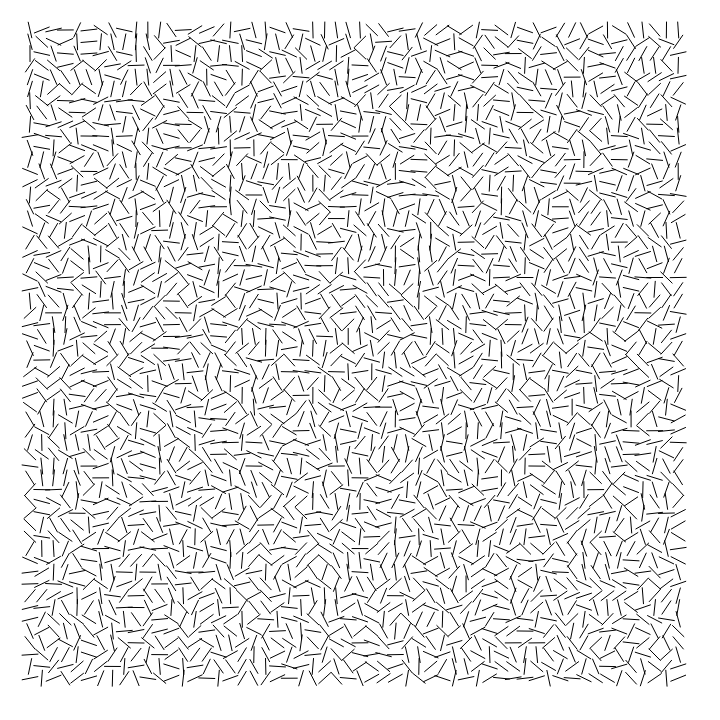
Frame 1 (no input)
Frame 60 (no input): identical to frame 1, image omitted
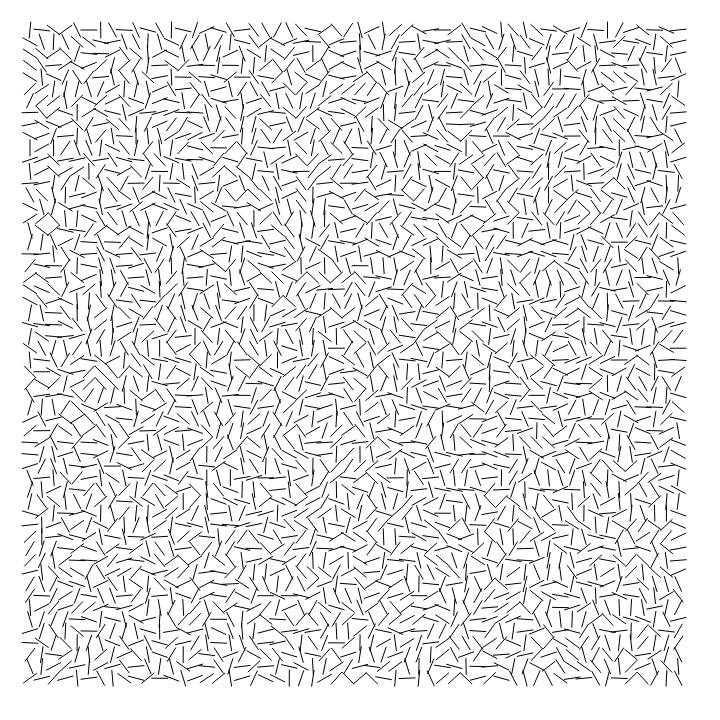
Frame 120 (the mouse pressed at the canvas centre since frame 60)

The p5.js sketch that drew these frames (run headless with seeded random() and noise() and a simulated clock; from frame 60 on, the mouse is pressed at the canvas centre):

// p5.js sketch
// ── sketch.js
var lines;
var rowCount = 56;
var linelen = 16;
var frame = 720;
var padding = 60;

function setup() {
	createCanvas(frame, frame);
	background(255);
	initLines();
}

function draw() {
}

function mousePressed() {
	background(255);
	initLines();
}

function initLines() {
	lines = [];
	for(var r = 0; r<rowCount; r++) {
		lines.push([])
		for(var c = 0; c<rowCount; c++) {
			lines[r].push(new Line(new Coord((padding/2) + r*((frame-padding)/rowCount), (padding/2) + c*((frame-padding)/rowCount))));
		}
	}

	hideRandom();

	for(var r=0; r<lines.length; r++) {
		for(var c=0; c<lines[r].length; c++) {
			lines[r][c].draw();
		}
	}
}

function hideRandom() {
	// choose random number of spots to hide
	var numHiddenSpots = constrain(round(randomGaussian(3,6)),0,15);
	for(var i=0; i<numHiddenSpots; i++) {
		var spread = randomGaussian(6,6)
		var vortex = new Coord(round(random(0,rowCount)), round(random(0,rowCount)));
		for(var r=vortex.x-(spread/2); r<vortex.x+(spread/2); r++) {
			for(var c=vortex.y-(spread/2); c<vortex.y+(spread/2); c++) {
				var rI = round(r+randomGaussian(0,2));
				var cI = round(c+randomGaussian(0,2))
				if(rI >= 0 && rI < rowCount && cI >= 0 && cI < rowCount)
					// if(random(0,10)>3)
					lines[rI][cI].hide = true;
			}
		}
	}
}

function Line(c) {
	this.center = c;
	this.angle = random(0,360);
	this.start = new Coord(this.center.x + cos(radians(this.angle))*(linelen/2),
		this.center.y + sin(radians(this.angle))*(linelen/2));
	this.end = new Coord(this.center.x + cos(radians(this.angle))*(linelen/2*-1),
		this.center.y + sin(radians(this.angle))*(linelen/2*-1));
	this.hide = false;

	this.draw = function() {
		if(!this.hide) {
			line(this.start.x, this.start.y, this.end.x, this.end.y);			
		}
	}
}

function Coord(x,y) { 
	this.x = x;
	this.y = y;
}
